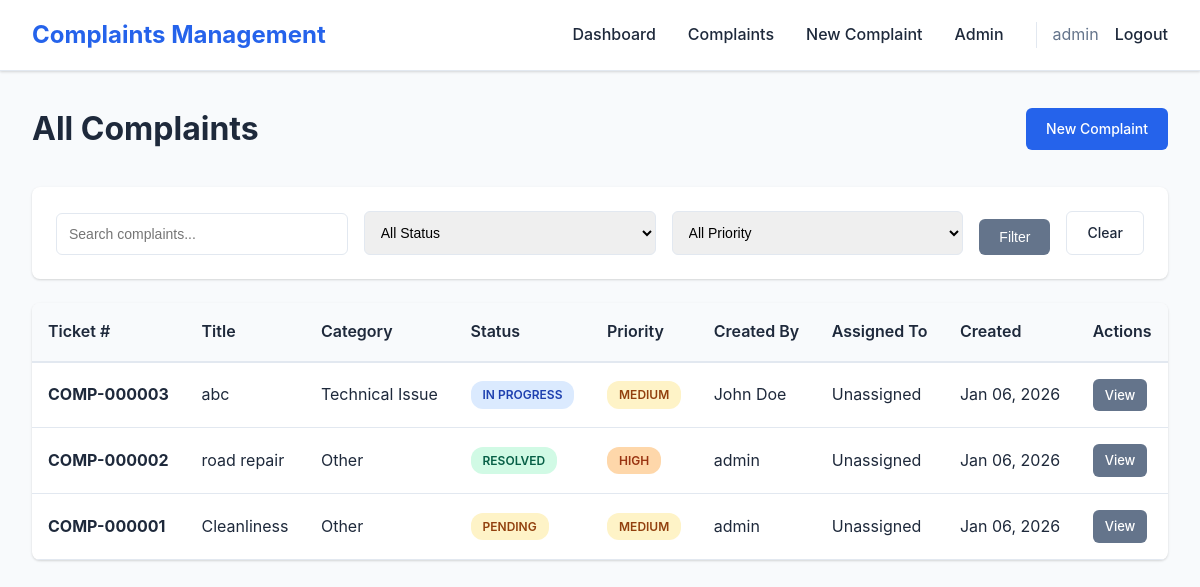
The page /api/complaints/ (signed in) on the database its author committed.
### complaints/models.py (models this page shows, shortened)
class Complaint(models.Model):
    STATUS_CHOICES = [
        ('pending', 'Pending'),
        ('in_progress', 'In Progress'),
        ('resolved', 'Resolved'),
        ('closed', 'Closed'),
        ('rejected', 'Rejected'),
    ]
    PRIORITY_CHOICES = [
        ('low', 'Low'),
        ('medium', 'Medium'),
        ('high', 'High'),
        ('urgent', 'Urgent'),
    ]
    ticket_number = models.CharField(max_length=20, unique=True, editable=False)
    title = models.CharField(max_length=200)
    description = models.TextField()
    category = models.ForeignKey(ComplaintCategory, on_delete=models.SET_NULL, null=True, blank=True)
    status = models.CharField(max_length=20, choices=STATUS_CHOICES, default='pending')
    priority = models.CharField(max_length=20, choices=PRIORITY_CHOICES, default='medium')
    created_by = models.ForeignKey(User, on_delete=models.CASCADE, related_name='complaints_created')
    assigned_to = models.ForeignKey(User, on_delete=models.SET_NULL, null=True, blank=True, related_name='complaints_assigned')
    created_at = models.DateTimeField(auto_now_add=True)
    updated_at = models.DateTimeField(auto_now=True)
    resolved_at = models.DateTimeField(null=True, blank=True)
    location = models.CharField(max_length=200, blank=True)
    contact_email = models.EmailField(blank=True)
    contact_phone = models.CharField(max_length=20, blank=True)
    attachment = models.FileField(upload_to='complaint_attachments/', blank=True, null=True)
    resolution_notes = models.TextField(blank=True)
    class Meta:
        ordering = ['-created_at']
        indexes = [
            models.Index(fields=['status']),
            models.Index(fields=['priority']),
            models.Index(fields=['created_at']),
        ]

class ComplaintCategory(models.Model):
    name = models.CharField(max_length=100, unique=True)
    description = models.TextField(blank=True)
    created_at = models.DateTimeField(auto_now_add=True)
    class Meta:
        verbose_name_plural = "Complaint Categories"
        ordering = ['name']

### complaints/views.py (the view)
# urls.py: path('complaints/', views.complaints_list, name='complaints_list'),
@login_required
def complaints_list(request):
    user = request.user
    complaints = Complaint.objects.all()
    if not user.is_staff:
        complaints = complaints.filter(created_by=user)
    search = request.GET.get('search', '')
    status_filter = request.GET.get('status', '')
    priority_filter = request.GET.get('priority', '')
    if search:
        complaints = complaints.filter(
            Q(ticket_number__icontains=search) |
            Q(title__icontains=search) |
            Q(description__icontains=search)
        )
    if status_filter:
        complaints = complaints.filter(status=status_filter)
    if priority_filter:
        complaints = complaints.filter(priority=priority_filter)
    paginator = Paginator(complaints.order_by('-created_at'), 20)
    page = request.GET.get('page', 1)
    complaints_page = paginator.get_page(page)
    categories = ComplaintCategory.objects.all()
    context = {
        'complaints': complaints_page,
        'categories': categories,
        'current_status': status_filter,
        'current_priority': priority_filter,
        'search_query': search,
        'is_staff': user.is_staff,
    }
    return render(request, 'complaints/complaints_list.html', context)

### templates/complaints/complaints_list.html (shortened to what this page needs)
{% extends 'complaints/base.html' %}
{% block content %}
<div class="page-container">
    <div class="page-header">
        <h1>All Complaints</h1>
        <a href="{% url 'create_complaint' %}" class="btn btn-primary">New Complaint</a>
    </div>
    <div class="filters-section">
        <form method="get" class="filters-form">
            <div class="filter-group">
                <input type="text" name="search" placeholder="Search complaints..." class="form-control" value="{{ search_query }}">
            </div>
            <div class="filter-group">
                <select name="status" class="form-control">
                    <option value="">All Status</option>
                </select>
            </div>
            <div class="filter-group">
                <select name="priority" class="form-control">
                    <option value="">All Priority</option>
                </select>
            </div>
            <button type="submit" class="btn btn-secondary">Filter</button>
            <a href="{% url 'complaints_list' %}" class="btn btn-outline">Clear</a>
        </form>
    </div>
    <div class="table-container">
        <table class="data-table">
            <thead>
                <tr>
                    <th>Ticket #</th>
                    <th>Title</th>
                    <th>Category</th>
                    <th>Status</th>
                    <th>Priority</th>
                    <th>Created By</th>
                    {% if is_staff %}
                    <th>Assigned To</th>
                    {% endif %}
                    <th>Created</th>
                    <th>Actions</th>
                </tr>
            </thead>
            <tbody>
                {% for complaint in complaints %}
                <tr>
                    <td><strong>{{ complaint.ticket_number }}</strong></td>
                    <td>{{ complaint.title|truncatewords:8 }}</td>
                    <td>{{ complaint.category.name|default:"N/A" }}</td>
                    <td><span class="status-badge status-{{ complaint.status }}">{{ complaint.get_status_display }}</span></td>
                    <td><span class="priority-badge priority-{{ complaint.priority }}">{{ complaint.get_priority_display }}</span></td>
                    <td>{{ complaint.created_by.get_full_name|default:complaint.created_by.username }}</td>
                    {% if is_staff %}
                    <td>
                        {% if complaint.assigned_to %}
                            {{ complaint.assigned_to.get_full_name|default:complaint.assigned_to.username }}
                        {% else %}
                            Unassigned
                        {% endif %}
                    </td>
                    {% endif %}
                    <td>{{ complaint.created_at|date:"M d, Y" }}</td>
                    <td>
                        <a href="{% url 'complaint_detail' complaint.ticket_number %}" class="btn btn-sm btn-secondary">View</a>
                    </td>
                </tr>
                {% empty %}
                <tr>
                    <td colspan="{% if is_staff %}9{% else %}8{% endif %}" class="text-center">No complaints found</td>
                </tr>
                {% endfor %}
            </tbody>
        </table>
    </div>
</div>
{% endblock %}

### templates/complaints/base.html (shortened to what this page needs)
<!DOCTYPE html>
<html lang="en">
<head>
    <link rel="stylesheet" href="/static/css/style.css">
</head>
<body>
    {% if user.is_authenticated %}
    <nav class="navbar">
        <div class="nav-container">
            <div class="nav-brand">
                <h2>Complaints Management</h2>
            </div>
            <ul class="nav-menu">
                <li><a href="{% url 'dashboard' %}">Dashboard</a></li>
                <li><a href="{% url 'complaints_list' %}">Complaints</a></li>
                <li><a href="{% url 'create_complaint' %}">New Complaint</a></li>
                {% if user.is_staff %}
                <li><a href="/admin/">Admin</a></li>
                {% endif %}
                <li class="nav-user">
                    <span>{{ user.get_full_name|default:user.username }}</span>
                    <a href="{% url 'logout' %}">Logout</a>
                </li>
            </ul>
        </div>
    </nav>
    {% endif %}
    <main class="main-content">
        {% block content %}{% endblock %}
    </main>
</body>
</html>

### static/css/style.css (style rules this page uses)
* { margin: 0; padding: 0; box-sizing: border-box; }
:root { --primary-color: #2563eb; --primary-dark: #1e40af; --secondary-color: #64748b; --success-color: #10b981; --warning-color: #f59e0b; --danger-color: #ef4444; --info-color: #3b82f6; --bg-color: #f8fafc; --card-bg: #ffffff; --text-primary: #1e293b; --text-secondary: #64748b; --border-color: #e2e8f0; --shadow: 0 1px 3px 0 rgba(0, 0, 0, 0.1), 0 1px 2px 0 rgba(0, 0, 0, 0.06); --shadow-lg: 0 10px 15px -3px rgba(0, 0, 0, 0.1), 0 4px 6px -2px rgba(0, 0, 0, 0.05); }
body { font-family: -apple-system, BlinkMacSystemFont, 'Segoe UI', Roboto, 'Helvetica Neue', Arial, sans-serif; background-color: var(--bg-color); color: var(--text-primary); line-height: 1.6; }
.navbar { background: var(--card-bg); border-bottom: 1px solid var(--border-color); box-shadow: var(--shadow); position: sticky; top: 0; z-index: 1000; }
.nav-container { max-width: 1400px; margin: 0 auto; padding: 1rem 2rem; display: flex; justify-content: space-between; align-items: center; }
.nav-brand h2 { color: var(--primary-color); font-size: 1.5rem; }
.nav-menu { display: flex; list-style: none; gap: 2rem; align-items: center; }
.nav-menu a { text-decoration: none; color: var(--text-primary); font-weight: 500; transition: color 0.2s; }
.nav-user { display: flex; align-items: center; gap: 1rem; padding-left: 1rem; border-left: 1px solid var(--border-color); }
.nav-user span { color: var(--text-secondary); }
.main-content { min-height: calc(100vh - 80px); padding: 2rem; }
.page-container, .dashboard-container { max-width: 1400px; margin: 0 auto; }
.page-header { display: flex; justify-content: space-between; align-items: center; margin-bottom: 2rem; }
.page-header h1 { font-size: 2rem; color: var(--text-primary); }
.btn { display: inline-block; padding: 0.625rem 1.25rem; border: none; border-radius: 6px; font-size: 0.875rem; font-weight: 500; text-decoration: none; cursor: pointer; transition: all 0.2s; text-align: center; }
.btn-primary { background: var(--primary-color); color: white; }
.btn-secondary { background: var(--secondary-color); color: white; }
.btn-sm { padding: 0.375rem 0.75rem; font-size: 0.8125rem; }
.btn-outline { background: transparent; border: 1px solid var(--border-color); color: var(--text-primary); }
.form-control { width: 100%; padding: 0.75rem; border: 1px solid var(--border-color); border-radius: 6px; font-size: 0.875rem; transition: border-color 0.2s; }
.table-container { background: var(--card-bg); border-radius: 8px; box-shadow: var(--shadow); overflow-x: auto; }
.data-table { width: 100%; border-collapse: collapse; }
.data-table thead { background: var(--bg-color); }
.data-table th { padding: 1rem; text-align: left; font-weight: 600; color: var(--text-primary); border-bottom: 2px solid var(--border-color); }
.data-table td { padding: 1rem; border-bottom: 1px solid var(--border-color); }
.status-badge, .priority-badge { display: inline-block; padding: 0.25rem 0.75rem; border-radius: 12px; font-size: 0.75rem; font-weight: 600; text-transform: uppercase; }
.status-pending { background: #fef3c7; color: #92400e; }
.status-in_progress { background: #dbeafe; color: #1e40af; }
.status-resolved { background: #d1fae5; color: #065f46; }
.priority-medium { background: #fef3c7; color: #92400e; }
.priority-high { background: #fed7aa; color: #9a3412; }
.filters-section { background: var(--card-bg); padding: 1.5rem; border-radius: 8px; box-shadow: var(--shadow); margin-bottom: 1.5rem; }
.filters-form { display: flex; gap: 1rem; flex-wrap: wrap; align-items: flex-end; }
.filter-group { flex: 1; min-width: 200px; }

### rows shown on the page
Complaint: ticket_number "COMP-000003", title "abc", category.name "Technical Issue", status "IN PROGRESS", priority "MEDIUM", created_by.get_full_name "John Doe", shows "Unassigned", created_at "Jan 06, 2026"
Complaint: ticket_number "COMP-000002", title "road repair", category.name "Other", status "RESOLVED", priority "HIGH", created_by.get_full_name "admin", shows "Unassigned", created_at "Jan 06, 2026"
Complaint: ticket_number "COMP-000001", title "Cleanliness", category.name "Other", status "PENDING", priority "MEDIUM", created_by.get_full_name "admin", shows "Unassigned", created_at "Jan 06, 2026"

### other values the page prints
{{ user.get_full_name|default:user.username }} "admin"
